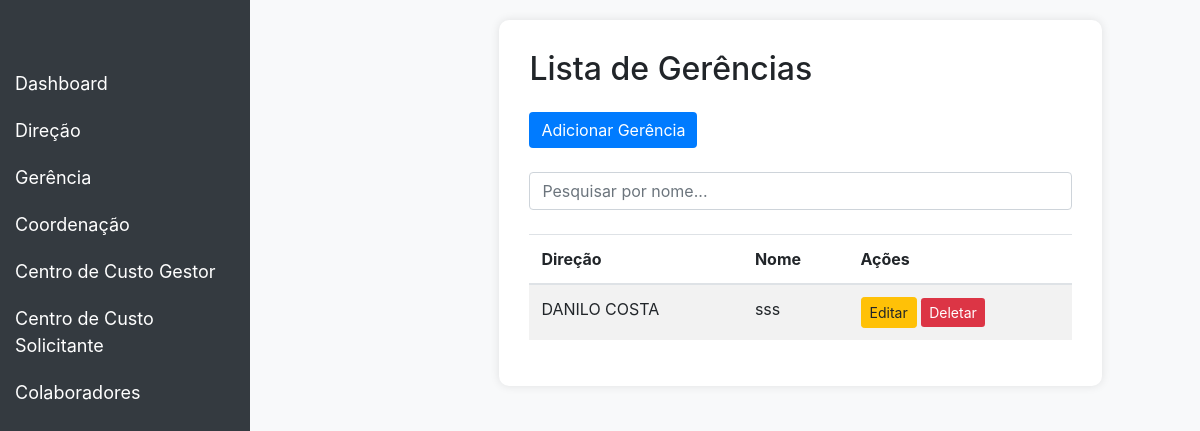
Page /contratos/listargerencias/ on the earlier database version.
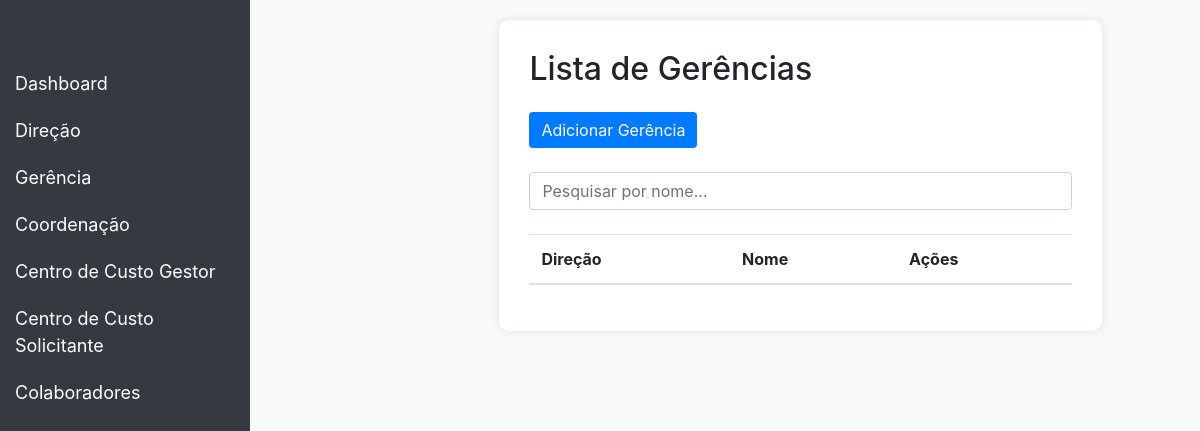
Same page on the later database version.
### contract/models.py (models this page shows, shortened)
class Gerencia(models.Model):
    nome = models.CharField(max_length=100)
    direcao = models.ForeignKey(Direcao, on_delete=models.CASCADE, related_name='gerencias')
    class Meta:
        verbose_name = 'Gerência'
        verbose_name_plural = 'Gerências'
        unique_together = ('direcao','nome')

class Direcao(models.Model):
    nome = models.CharField(max_length=100)
    class Meta:
        verbose_name = 'Direção'
        verbose_name_plural = 'Direções'

### contract/views.py (the view)
# urls.py: path('listargerencias/', GerenciaListView.as_view(), name='gerencia_list'),
class GerenciaListView(ListView):
    model = Gerencia
    template_name = 'gerencia_list.html'
    context_object_name = 'gerencias'

### contract/templates/gerencia_list.html (shortened to what this page needs)
<!DOCTYPE html>
<html lang="en">
<head>
    <link href="https://stackpath.bootstrapcdn.com/bootstrap/4.5.2/css/bootstrap.min.css" rel="stylesheet">
</head>
<body>
<nav class="navbar navbar-expand-lg navbar-dark">
    <a class="navbar-brand" href="#">Dashboard</a>
</nav>
<div class="sidebar">
    <a href="{% url 'dashboard' %}">Dashboard</a>
    <button class="dropdown-btn">Direção
    </button>
    <button class="dropdown-btn">Gerência
    </button>
    <button class="dropdown-btn">Coordenação
    </button>
    <button class="dropdown-btn">Centro de Custo Gestor
    </button>
    <button class="dropdown-btn">Centro de Custo Solicitante
    </button>
    <button class="dropdown-btn">Colaboradores
    </button>
</div>
<div class="content">
    <div class="container">
        <div class="row justify-content-center">
            <div class="col-md-10">
                <div class="table-container">
                    <h2 class="mb-4">Lista de Gerências</h2>
                    <div class="mb-4">
                        <a href="{% url 'gerencia_create' %}" class="btn btn-primary">Adicionar Gerência</a>
                    </div>
                    <div class="mb-4">
                        <input type="text" id="searchInput" class="form-control" placeholder="Pesquisar por nome...">
                    </div>
                    <table class="table table-striped">
                        <thead>
                            <tr>
                                <th>Direção</th>
                                <th>Nome</th>
                                <th>Ações</th>
                            </tr>
                        </thead>
                        <tbody id="gerenciaTable">
                            {% for gerencia in gerencias %}
                            <tr>
                                <td>{{ gerencia.direcao.nome }}</td>
                                <td>{{ gerencia.nome }}</td>
                                <td>
                                    <a href="{% url 'gerencia_update' gerencia.pk %}" class="btn btn-warning btn-sm">Editar</a>
                                    <a href="{% url 'gerencia_delete' gerencia.pk %}" class="btn btn-danger btn-sm">Deletar</a>
                                </td>
                            </tr>
                            {% endfor %}
                        </tbody>
                    </table>
                </div>
            </div>
        </div>
    </div>
</div>
</body>
</html>

Differences in the rows shown:
removed Gerencia: direcao.nome "DANILO COSTA", nome "sss"
